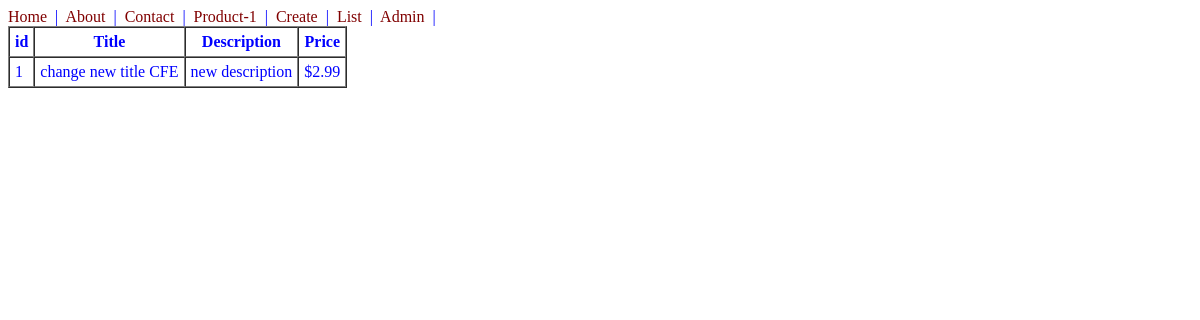
The page /products/1/ on the database as committed earlier.
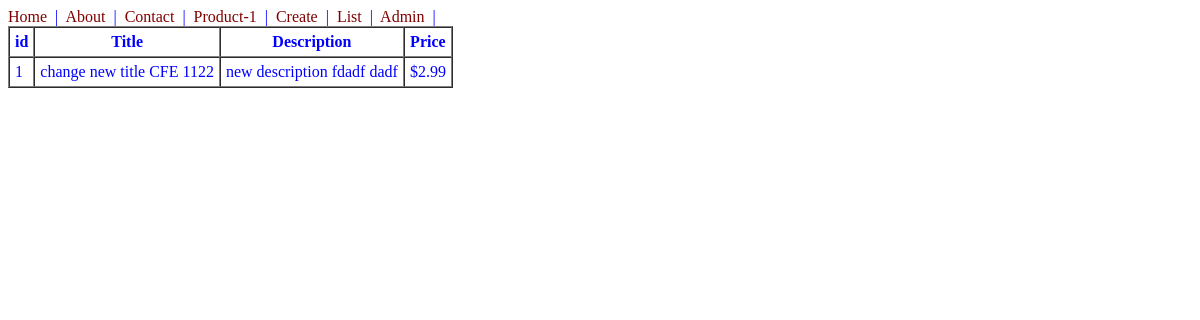
The same page on the database as committed later.
### products/models.py (models this page shows, shortened)
class Product(models.Model):
    title = models.CharField(max_length=100)
    description = models.TextField(null=True)
    price = models.DecimalField(max_digits=10, decimal_places=2)

### products/views.py (the view)
# urls.py: path('<int:id>/', dynamic_lookup_view, name='product-detail'),
def dynamic_lookup_view(request, id):
    try:
        obj = Product.objects.get(id=id)
    except Product.DoesNotExist:
        raise Http404
    context = {
        'object':obj
    }
    return render(request, "products/product_lookup.html",context)

### products/templates/products/product_lookup.html
{% extends 'base.html' %}
{% block content %}
<table border="1" cellpadding="5" cellspacing="0">
    <tr>
        <th>id</th>
        <th>Title</th>
        <th>Description</th>
        <th>Price</th>
    </tr>
    <tr>
        <td>{{object.id}}</td>
        <td>{{object.title}}</td>
        <td>{{object.description}}</td>
        <td>${{object.price}}</td>
    </tr>
</table>
{% endblock %}

Rows that differ between the two databases and show on the page:
changed Product id 1: title "change new title CFE" → "change new title CFE 1122"; description "new description" → "new description fdadf dadf"
